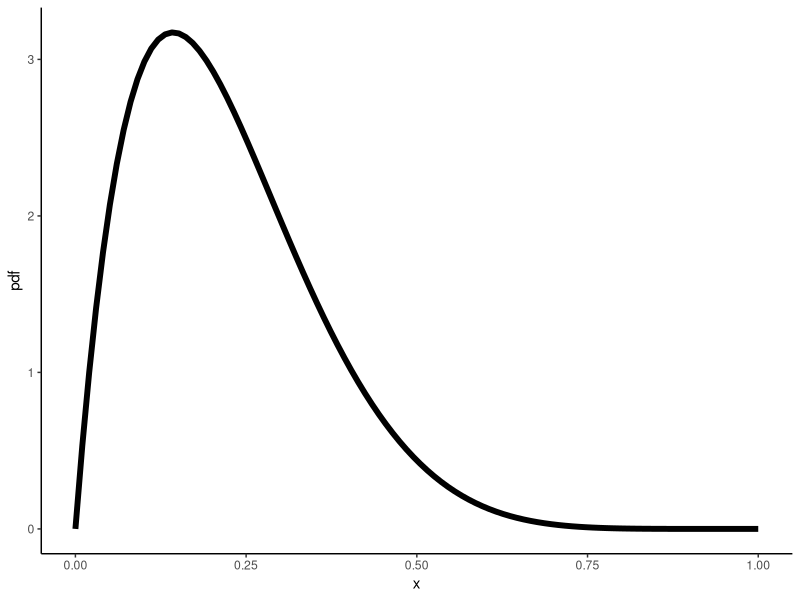

Recreate this plot in R.
library(tidyverse)

### PDF

#1. define the possible outcomes
# Beta (2, 7)
beta_pdf <- tibble(x = seq(0, 1, length.out  = 100))

#2. Choose our parameters
a <- 2
b <- 7

#3. calculate the PMF/PDF
beta_pdf <- mutate(beta_pdf,
                     pdf = dbeta(x, shape1 = a, shape2 = b))
#4. plot it
ggplot(beta_pdf, aes(x, pdf)) +
  geom_line(linewidth = 2) +
  theme_classic()
